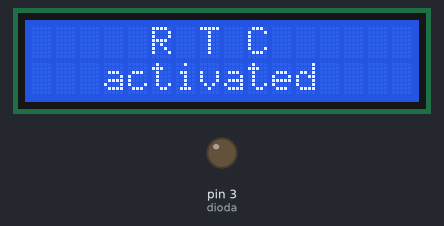
Bench run of a sketch on a simulated Arduino Uno, built with avr-gcc and run on an emulated ATmega328P. On the bench: 16×2 character LCD, output pins drawn as LEDs (lit = HIGH). The local clock reads 2024-03-15 10:24:30 at power-on unless the sketch sets it.

Above: at 0.1 s.
At 7.11 s:
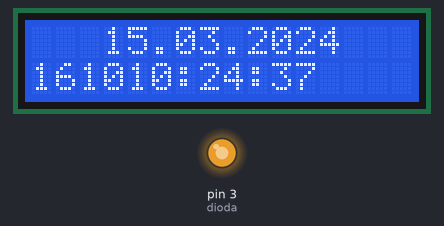
At 14.12 s:
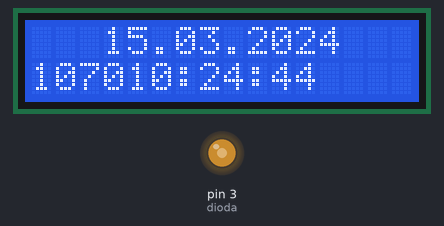
At 28.2 s:
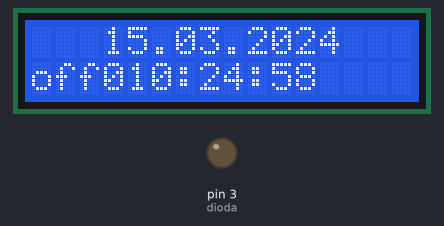
Timing chart, 0 to 29.7 s (numbered marks = the images above):
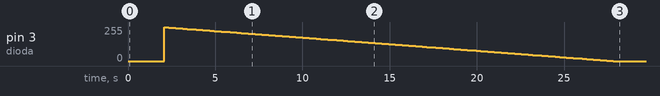

Measured:
- by itself, pin 3 (dioda): 0/255 → 253/255 at 2.1 s, → 252/255 0.13 s later, → 251/255 0.13 s later, → 249/255 0.13 s later, … (200 changes in this stretch)

The sketch:

LCD_RTC_dioda__v3.0_.ino
```cpp
//wyswietlacz LCD 2x16, podejscie 1. :P
//v3.0 -> z diodką
//proba gita

#include <Wire.h>
//#include <LCD.h>
#include <LiquidCrystal_I2C.h>
#include <DS1302.h>
#include <stdio.h>
#include <time.h>

#define I2C_ADDR         0x27
#define BACKLIGHT_PIN     3
#define En_pin            2
#define Rw_pin            1
#define Rs_pin            0
#define D4_pin            4
#define D5_pin            5
#define D6_pin            6
#define D7_pin            7
short int dioda = 3;
constexpr int BRIGHTMAX = 2000;
int brightness = BRIGHTMAX;
int deltaB = 10;

//initialize the LCD -> lcd(RS, En, d4, d5, d6, d7)
LiquidCrystal_I2C lcd(I2C_ADDR, En_pin, Rw_pin, Rs_pin, D4_pin, D5_pin, D6_pin, D7_pin);

//initialize DS1302 RTC - stworzenie obiektu; parametry to piny RST, DAT, CLK
DS1302 zegarek(5, 6, 7);

void print2digits(int n)
{
  char buf[3] = {0};
  buf[0] = '0' + n / 10;
  buf[1] = '0' + n % 10;
  lcd.print(buf);
}

void setup() {
  lcd.begin(16,2);
  pinMode(dioda, OUTPUT);

  lcd.setBacklightPin(BACKLIGHT_PIN,POSITIVE);
  lcd.setBacklight(HIGH);

  zegarek.writeProtect(false);
  zegarek.halt(false);

  lcd.setCursor(5,0);
  lcd.print("R T C");
  lcd.setCursor(3,1);
  lcd.print("activated");
  delay(2000);
  lcd.clear();
}

void loop() {

  if (brightness >= deltaB)
  {
    brightness -= deltaB;
    lcd.setCursor(0,1);
    lcd.print(brightness);
  }
  else //(brightness < delta)
  {
    brightness = 0;
    lcd.setCursor(0,1);
    lcd.print("off");
  }

  analogWrite(dioda, map(brightness, 0, BRIGHTMAX, 0, 255));

  Time t = zegarek.time();

  lcd.setCursor(3,0);
  print2digits(t.date);
  lcd.print(".");
  lcd.setCursor(6,0);
  print2digits(t.mon);
  lcd.print(".");
  lcd.setCursor(9,0);
  lcd.print(t.yr);

  lcd.setCursor(4,1);
  print2digits(t.hr);
  lcd.print(":");
  lcd.setCursor(7,1);
  print2digits(t.min);
  lcd.print(":");
  lcd.setCursor(10,1);
  print2digits(t.sec);

  delay(100);
}
```
